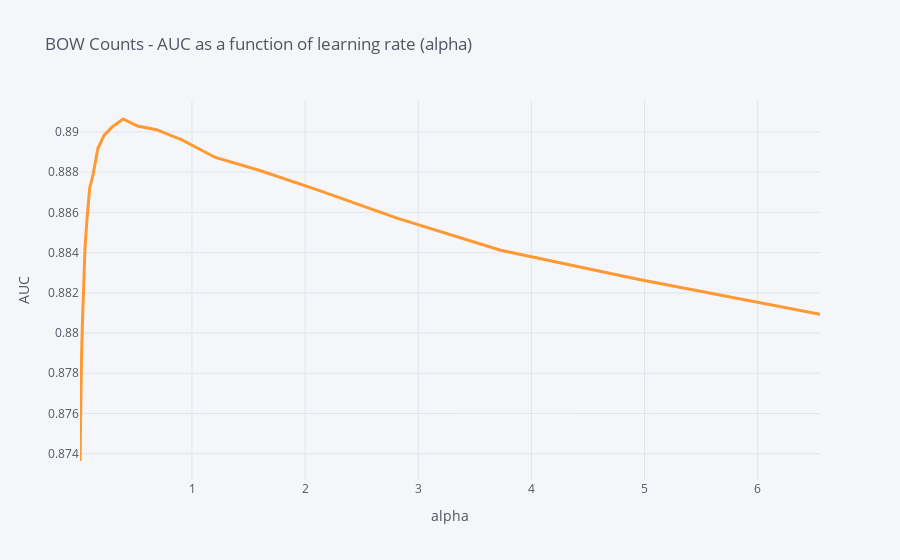

Source (notebook cell):
### Code cell
DataFrame(auc_by_alpha, columns = ['alpha', 'AUC']).query('alpha < 8').set_index('alpha').AUC.iplot(title = 'BOW Counts - AUC as a function of learning rate (alpha)', 
                                                                                                   xTitle = 'alpha', yTitle = 'AUC', width = 3)

### Figure 1 — Plotly figure (JSON) as saved in the notebook; plotly's stock layout.template omitted (floating-point values rounded to 4 significant figures)
{"data": [{"line": {"color": "rgba(255, 153, 51, 1.0)", "dash": "solid", "shape": "linear", "width": 3}, "mode": "lines", "name": "AUC", "text": "", "type": "scatter", "x": [0.01, 0.01326, 0.01758, 0.0233, 0.03089, 0.04095, 0.05429, 0.07197, 0.09541, 0.1265, 0.1677, 0.2223, 0.2947, 0.3907, 0.5179, 0.6866, 0.9103, 1.207, 1.6, 2.121, 2.812, 3.728, 4.942, 6.551], "y": [0.8736, 0.8753, 0.8771, 0.8787, 0.8804, 0.882, 0.8842, 0.8857, 0.8872, 0.8879, 0.8892, 0.8898, 0.8902, 0.8906, 0.8903, 0.8901, 0.8896, 0.8887, 0.8881, 0.8871, 0.8857, 0.8841, 0.8827, 0.8809]}], "layout": {"autosize": true, "legend": {"bgcolor": "#F5F6F9", "font": {"color": "#4D5663"}}, "paper_bgcolor": "#F5F6F9", "plot_bgcolor": "#F5F6F9", "title": {"font": {"color": "#4D5663"}, "text": "BOW Counts - AUC as a function of learning rate (alpha)"}, "xaxis": {"autorange": true, "gridcolor": "#E1E5ED", "range": [0.01, 6.551], "showgrid": true, "tickfont": {"color": "#4D5663"}, "title": {"font": {"color": "#4D5663"}, "text": "alpha"}, "type": "linear", "zerolinecolor": "#E1E5ED"}, "yaxis": {"autorange": true, "gridcolor": "#E1E5ED", "range": [0.8727, 0.8916], "showgrid": true, "tickfont": {"color": "#4D5663"}, "title": {"font": {"color": "#4D5663"}, "text": "AUC"}, "type": "linear", "zerolinecolor": "#E1E5ED"}}}
